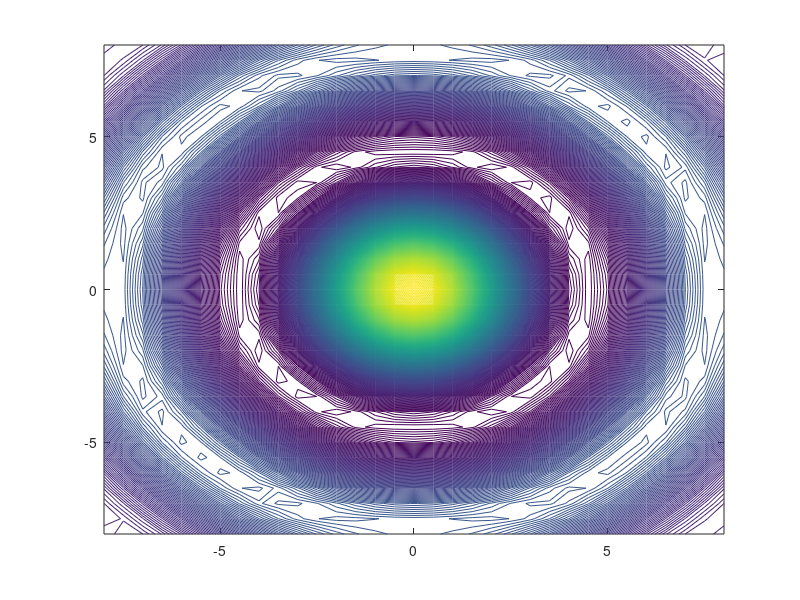

Reproduce this figure in MATLAB.
[X,Y] = meshgrid(-8:.5:8);
R = sqrt(X.^2 + Y.^2) + eps;
Z = sin(R)./R;
clf;
conT=300;
figureId=1;
f = figure(figureId);
clf(f);
contour(X,Y,Z,conT);
filepath='mesh_filename.png';
exportgraphics(gcf,filepath);